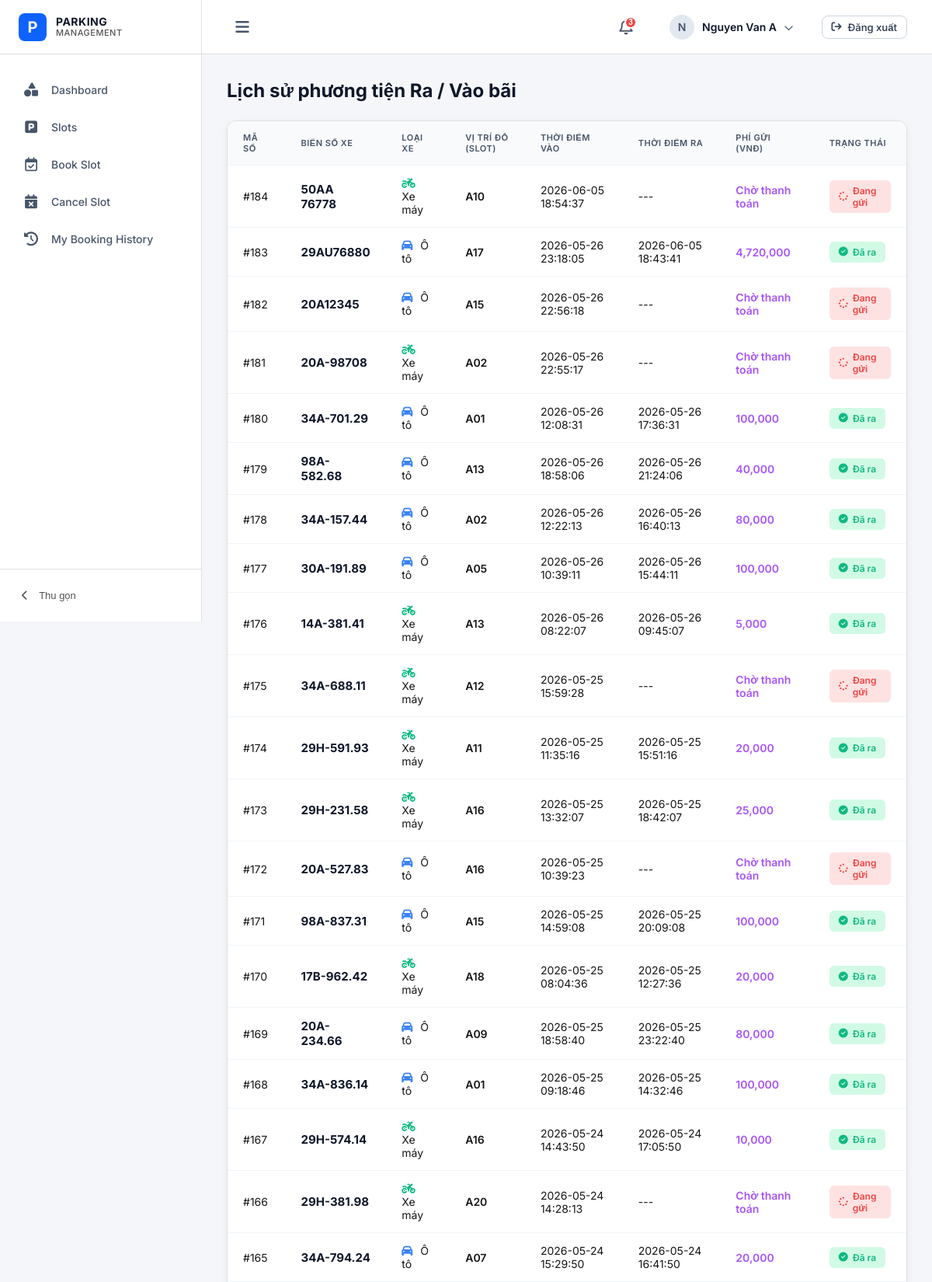
The app's page /parking_history (signed in, upper part) with its own data.
### tables this page shows
CREATE TABLE parking_records (
            id INTEGER PRIMARY KEY AUTOINCREMENT,
            plate_number TEXT NOT NULL,
            vehicle_type TEXT NOT NULL,
            slot_id INTEGER NOT NULL,
            in_time TEXT NOT NULL,
            out_time TEXT,
            fee INTEGER DEFAULT 0,
            status TEXT DEFAULT 'parking'
        );

CREATE TABLE parking_slots (
            id INTEGER PRIMARY KEY AUTOINCREMENT,
            slot_code TEXT UNIQUE NOT NULL,
            status TEXT DEFAULT 'available'
        );

### app.py (the view)
@app.route('/parking_history')
def parking_history():
    if 'user_id' not in session and not session.get('admin'):
        return redirect(url_for('login'))
    conn = get_db_connection()
    records = conn.execute('''
        SELECT pr.*, ps.slot_code
        FROM parking_records pr
        LEFT JOIN parking_slots ps ON pr.slot_id = ps.id
        ORDER BY pr.id DESC
    ''').fetchall()
    conn.close()
    return render_template('parking_history.html', records=records)

### app.py (called while the page is built)
def get_db_connection():
    conn = sqlite3.connect(DATABASE, timeout=10)
    conn.row_factory = sqlite3.Row
    conn.execute('PRAGMA journal_mode=WAL')
    return conn

### templates/parking_history.html (shortened to what this page needs)
{% extends "base.html" %}
{% block content %}
<h1 class="page-title">Lịch sử phương tiện Ra / Vào bãi</h1>
<div class="card" style="padding: 0; border: none; background: transparent; box-shadow: none;">
    {% if records %}
    <div class="table-responsive">
        <table class="table-custom">
            <thead>
                <tr>
                    <th>Mã số</th>
                    <th>Biển số xe</th>
                    <th>Loại xe</th>
                    <th>Vị trí đỗ (Slot)</th>
                    <th>Thời điểm vào</th>
                    <th>Thời điểm ra</th>
                    <th>Phí gửi (VNĐ)</th>
                    <th>Trạng thái</th>
                </tr>
            </thead>
            <tbody>
                {% for r in records %}
                <tr>
                    <td>#{{ r.id }}</td>
                    <td style="font-weight: 700; font-size: 15px; color: #0f172a;">{{ r.plate_number }}</td>
                    <td>
                        {% if r.vehicle_type == 'car' %}
                            <i class="fa-solid fa-car" style="color: #3b82f6; margin-right: 6px;"></i> Ô tô
                        {% else %}
                            <i class="fa-solid fa-motorcycle" style="color: #10b981; margin-right: 6px;"></i> Xe máy
                        {% endif %}
                    </td>
                    <td>
                        <span style="font-weight: 600;">
                            {% if r.slot_code %}
                                {{ r.slot_code }}
                            {% else %}
                                Slot A{{ "%02d"|format(r.slot_id) }}
                            {% endif %}
                        </span>
                    </td>
                    <td>{{ r.in_time }}</td>
                    <td>{{ r.out_time or '---' }}</td>
                    <td style="font-weight: 600; color: #a855f7;">
                        {% if r.status == 'completed' %}
                            {{ "{:,}".format(r.fee) }}
                        {% else %}
                            Chờ thanh toán
                        {% endif %}
                    </td>
                    <td>
                        {% if r.status == 'parking' %}
                            <span class="status-badge badge-parking">
                                <i class="fa-solid fa-spinner fa-spin"></i> Đang gửi
                            </span>
                        {% else %}
                            <span class="status-badge badge-completed">
                                <i class="fa-solid fa-circle-check"></i> Đã ra
                            </span>
                        {% endif %}
                    </td>
                </tr>
                {% endfor %}
            </tbody>
        </table>
    </div>
    {% else %}
    <div class="card" style="text-align: center; padding: 40px 20px; color: var(--text-muted);">
        <i class="fa-solid fa-folder-open" style="font-size: 48px; color: #cbd5e1; margin-bottom: 16px;"></i>
        <p style="font-size: 15px; font-weight: 500;">Chưa ghi nhận lịch sử đỗ xe nào.</p>
    </div>
    {% endif %}
</div>
{% endblock %}

### records on screen
parking_records: id "184", plate_number "50AA 76778", vehicle_type "bike" (drawn), slot_code "A10", in_time "2026-06-05 18:54:37", out_time "---", status "Chờ thanh toán"
parking_records: id "183", plate_number "29AU76880", vehicle_type "car" (drawn), slot_code "A17", in_time "2026-05-26 23:18:05", out_time "2026-06-05 18:43:41", fee "4,720,000", status "completed" (drawn)
parking_records: id "182", plate_number "20A12345", vehicle_type "car" (drawn), slot_code "A15", in_time "2026-05-26 22:56:18", out_time "---", status "Chờ thanh toán"
parking_records: id "181", plate_number "20A-98708", vehicle_type "bike" (drawn), slot_code "A02", in_time "2026-05-26 22:55:17", out_time "---", status "Chờ thanh toán"
parking_records: id "180", plate_number "34A-701.29", vehicle_type "car" (drawn), slot_code "A01", in_time "2026-05-26 12:08:31", out_time "2026-05-26 17:36:31", fee "100,000", status "completed" (drawn)
parking_records: id "179", plate_number "98A-582.68", vehicle_type "car" (drawn), slot_code "A13", in_time "2026-05-26 18:58:06", out_time "2026-05-26 21:24:06", fee "40,000", status "completed" (drawn)
parking_records: id "178", plate_number "34A-157.44", vehicle_type "car" (drawn), slot_code "A02", in_time "2026-05-26 12:22:13", out_time "2026-05-26 16:40:13", fee "80,000", status "completed" (drawn)
parking_records: id "177", plate_number "30A-191.89", vehicle_type "car" (drawn), slot_code "A05", in_time "2026-05-26 10:39:11", out_time "2026-05-26 15:44:11", fee "100,000", status "completed" (drawn)
parking_records: id "176", plate_number "14A-381.41", vehicle_type "bike" (drawn), slot_code "A13", in_time "2026-05-26 08:22:07", out_time "2026-05-26 09:45:07", fee "5,000", status "completed" (drawn)
parking_records: id "175", plate_number "34A-688.11", vehicle_type "bike" (drawn), slot_code "A12", in_time "2026-05-25 15:59:28", out_time "---", status "Chờ thanh toán"
parking_records: id "174", plate_number "29H-591.93", vehicle_type "bike" (drawn), slot_code "A11", in_time "2026-05-25 11:35:16", out_time "2026-05-25 15:51:16", fee "20,000", status "completed" (drawn)
parking_records: id "173", plate_number "29H-231.58", vehicle_type "bike" (drawn), slot_code "A16", in_time "2026-05-25 13:32:07", out_time "2026-05-25 18:42:07", fee "25,000", status "completed" (drawn)
parking_records: id "172", plate_number "20A-527.83", vehicle_type "car" (drawn), slot_code "A16", in_time "2026-05-25 10:39:23", out_time "---", status "Chờ thanh toán"
parking_records: id "171", plate_number "98A-837.31", vehicle_type "car" (drawn), slot_code "A15", in_time "2026-05-25 14:59:08", out_time "2026-05-25 20:09:08", fee "100,000", status "completed" (drawn)
parking_records: id "170", plate_number "17B-962.42", vehicle_type "bike" (drawn), slot_code "A18", in_time "2026-05-25 08:04:36", out_time "2026-05-25 12:27:36", fee "20,000", status "completed" (drawn)
parking_records: id "169", plate_number "20A-234.66", vehicle_type "car" (drawn), slot_code "A09", in_time "2026-05-25 18:58:40", out_time "2026-05-25 23:22:40", fee "80,000", status "completed" (drawn)
parking_records: id "168", plate_number "34A-836.14", vehicle_type "car" (drawn), slot_code "A01", in_time "2026-05-25 09:18:46", out_time "2026-05-25 14:32:46", fee "100,000", status "completed" (drawn)
parking_records: id "167", plate_number "29H-574.14", vehicle_type "bike" (drawn), slot_code "A16", in_time "2026-05-24 14:43:50", out_time "2026-05-24 17:05:50", fee "10,000", status "completed" (drawn)
parking_records: id "166", plate_number "29H-381.98", vehicle_type "bike" (drawn), slot_code "A20", in_time "2026-05-24 14:28:13", out_time "---", status "Chờ thanh toán"
parking_records: id "165", plate_number "34A-794.24", vehicle_type "car" (drawn), slot_code "A07", in_time "2026-05-24 15:29:50", out_time "2026-05-24 16:41:50", fee "20,000", status "completed" (drawn)

### other values on screen
{{ session.get('name', 'U')[0] | upper }} "N"
{{ session.get('name', 'User') }} "Nguyen Van A"
